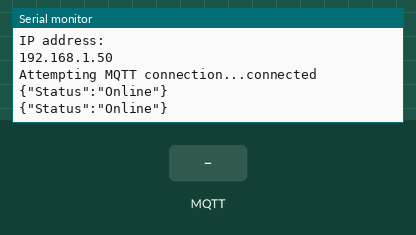
Recording of a program running on a simulated ESP32. On the bench: the last lines printed to the serial monitor. Inputs (shaded band) come from the test bench. WiFi joins after 1.5 s; servers stay silent unless stated; no MQTT or app messages arrive unless stated.

Above: at 5.2 s.
5.3 s: MQTT message "Trial" arrives on the first subscribed topic
At 6.9 s:
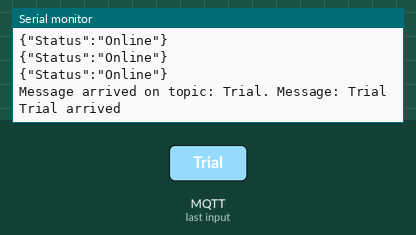
7.5 s: MQTT message "a" arrives on the first subscribed topic
At 8.6 s:
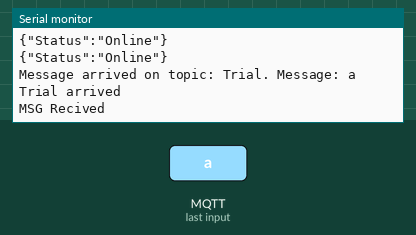
9.5 s: MQTT message "A" arrives on the first subscribed topic
At 10.9 s:
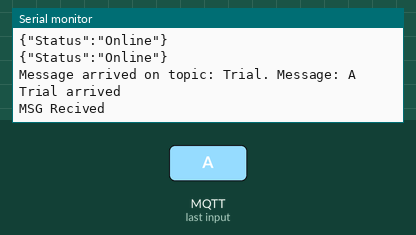
11.5 s: MQTT message "1" arrives on the first subscribed topic
At 12.9 s:
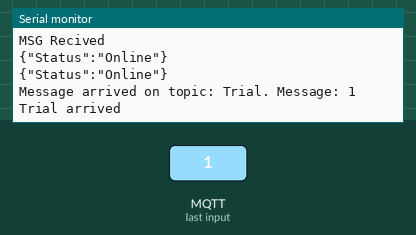
13.5 s: MQTT message "on" arrives on the first subscribed topic
At 14.7 s:
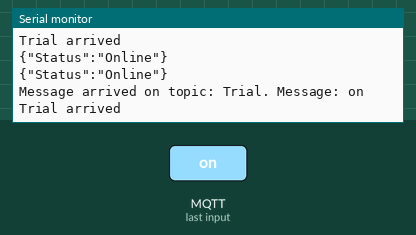
15.5 s: MQTT message "off" arrives on the first subscribed topic
At 16.9 s:
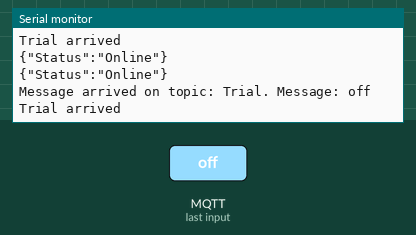

Measured:
- after the input at 5.3 s, the serial monitor: prints a new line after 0.76 s (image 1)
- after the input at 7.5 s, the serial monitor: prints a new line after 0.56 s (image 2)
- after the input at 9.5 s, the serial monitor: prints a new line after 0.56 s (image 3)
- after the input at 11.5 s, the serial monitor: prints a new line after 0.57 s (image 4)
- after the input at 13.5 s, the serial monitor: prints a new line after 0.57 s (image 5)
- after the input at 15.5 s, the serial monitor: prints a new line after 0.57 s (image 6)

The program:

main.cpp
```cpp
//--------------------- essencials Libs --------------------//

#include <ArduinoJson.hpp>
#include <ArduinoJson.h>
#include <PubSubClient.h>
#include <Arduino.h>
#include <Servo.h>
#include "WiFi.h"

//--------------------- essencials Libs --------------------//

const char* ssid = "JosePC";            //  Only needed if you are using a ESP32 / Wifi connection
const char* password = "esp32wish";     //  Only needed if you are using a ESP32 / Wifi connection

#define TrialTopic "Trial"              //  Callback
#define mqtt_server "192.168.1.200"     //  IP of MQTT BROKER

WiFiClient esp1;                        //  MQTT CLIENT or name of device. MUST change for each controler
PubSubClient client(esp1);              //  Must CHANGE 4 every device
String MqttInMsg;                       //  String needed to the MQTT Callback function (mqtt msg inputs)

//////////////////////////////////////////////////////////////////////////////
/////////////////////////////  Created Funtions  /////////////////////////////
//////////////////////////////////////////////////////////////////////////////

void conex()  {                         //  Function created for wifi connection for the ESP32

  Serial.println();
  Serial.println("**************************************");
  Serial.print("Connecting to ");       // begin Wifi connect

  Serial.println(ssid);
  WiFi.mode(WIFI_STA);
  WiFi.disconnect();

  delay(2000);
  WiFi.begin(ssid, password);
  int wific = 0;

  while (WiFi.status() != WL_CONNECTED) {

    delay(1000);
    Serial.println("CONECTANDO");
    wific++;

    if (wific > 5){ ESP.restart();  }
  }

  Serial.println("");
  Serial.println("WiFi connected");
  Serial.println("IP address: ");
  Serial.println(WiFi.localIP());
}

void reconnect() {                    //  Connection of the MQTT CLient

  while (!client.connected()) {

    Serial.print("Attempting MQTT connection...");
    if (client.connect("")) {

      Serial.println("connected");
      client.subscribe("Trial");      //  Subscribe to MQTT topics needed to MQTT CALLBACK
    }

    else  {

      Serial.print("failed, rc=");    //  Wait 5 seconds before retrying
      Serial.print(client.state());
      Serial.println(" try again in 5 seconds");
      delay(5000);
}  }  }

void callback(char* topic, byte* message, unsigned int length)  {   //  Function created to read Topics and messages
  Serial.print("Message arrived on topic: ");                       //  You need to be subscribed to MQTT Topics in order to recive messages
  Serial.print(topic);
  Serial.print(". Message: ");
  String messageTemp;

  for (int i = 0; i < length; i++) {    //  set the MQTT IN MSG one character at a time
    Serial.print((char)message[i]);
    messageTemp += (char)message[i];
  }

  MqttInMsg = messageTemp;              //  Sets the string created as a globar variable into the MQTT IN MSG
  Serial.println();

  if (String(topic) == "Trial") {       //  String() is used to convert the in to a string needed for comparations

    Serial.println("Trial arrived");

    if (MqttInMsg == "a" || MqttInMsg == "A" )  { Serial.println("MSG Recived"); }

}   }

void Online()  {                               //  FUNCTION created to send a mqtt msg letting know that the client is online

  StaticJsonDocument<80> doc2;                 //  JSON static DOC
  char output[80];
  doc2["Status"] = "Online";

  serializeJson(doc2, output);                 //  Json serialization
  Serial.println(output);
  client.publish("Cart Status", output);       //  MQTT publishing
}

//////////////////////////////////////////////////////////////////////////////
/////////////////////////////  Created Funtions  /////////////////////////////
//////////////////////////////////////////////////////////////////////////////


void setup() {

  Serial.begin(115200);
  conex();

  client.setServer(mqtt_server, 1883);
  client.setCallback(callback);
}

void loop() {

  if (!client.connected()) {  reconnect();}     //  Needed to start MQTT CONECNTION with server

  Online();
  client.loop();    // Needed to mqtt callback function DONT ERASE >:C

  delay(1000);
}
```
